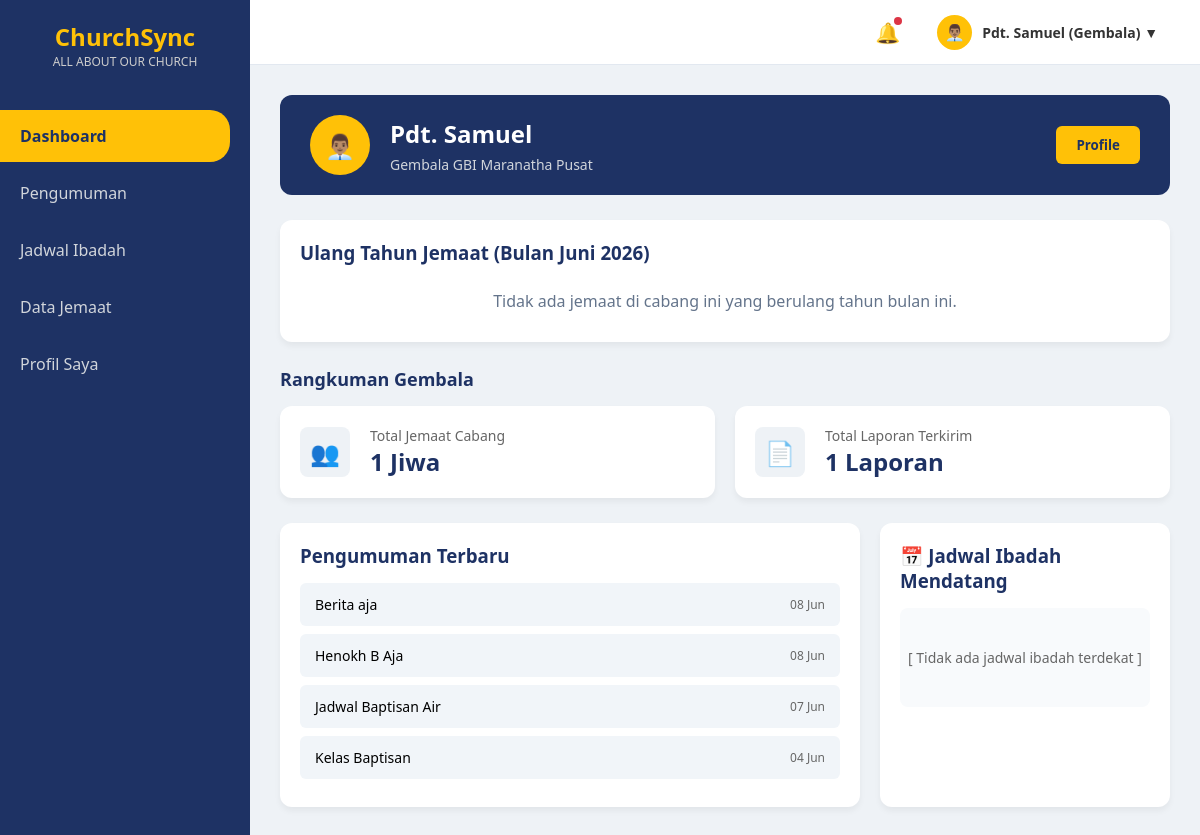
/gembala/dashboard_gembala.php (signed in), run on the app's committed database.
### tables this page shows
CREATE TABLE `jemaat` (
  `id_jemaat` int(20) NOT NULL AUTO_INCREMENT,
  `nama_lengkap` varchar(100) NOT NULL,
  `tanggal_lahir` date NOT NULL,
  `no_telp` varchar(100) NOT NULL,
  `alamat` varchar(255) NOT NULL,
  `email` varchar(100) NOT NULL,
  `password` varchar(100) NOT NULL,
  `role` enum('jemaat','gembala_cabang','admin') NOT NULL,
  `id_cabang` int(11) NOT NULL,
  PRIMARY KEY (`id_jemaat`),
  KEY `fk_jemaat_cabang` (`id_cabang`),
  CONSTRAINT `fk_jemaat_cabang` FOREIGN KEY (`id_cabang`) REFERENCES `cabang_gereja` (`id_cabang`)
);

CREATE TABLE `cabang_gereja` (
  `id_cabang` int(5) NOT NULL AUTO_INCREMENT,
  `nama_cabang` varchar(100) NOT NULL,
  `alamat_cabang` varchar(255) NOT NULL,
  PRIMARY KEY (`id_cabang`)
);

CREATE TABLE `pengumuman` (
  `id_pengumuman` int(20) NOT NULL AUTO_INCREMENT,
  `judul_pengumuman` varchar(255) NOT NULL,
  `isi_pengumuman` text NOT NULL,
  `tanggal_publikasi` date NOT NULL,
  `status_publikasi` enum('Draft','Published') NOT NULL,
  `kategori_pengumuman` varchar(50) NOT NULL,
  `gambar_pendukung` varchar(255) NOT NULL,
  PRIMARY KEY (`id_pengumuman`)
);

### gembala/dashboard_gembala.php (the view, shortened to what this page needs)
<?php
include '../koneksi.php';
$nama_session = $_SESSION['nama_lengkap'];
$q_gembala = mysqli_query($conn, "SELECT j.*, c.nama_cabang
                                  FROM jemaat j
                                  JOIN cabang_gereja c ON j.id_cabang = c.id_cabang
                                  WHERE j.nama_lengkap = '$nama_session' AND j.role = 'gembala_cabang'");
$gembala = mysqli_fetch_assoc($q_gembala);
$id_cabang_gembala = $gembala['id_cabang'];
$nama_cabang = $gembala['nama_cabang'];
$q_total_jemaat = mysqli_query($conn, "SELECT COUNT(*) as total FROM jemaat WHERE id_cabang = '$id_cabang_gembala' AND role = 'jemaat'");
$total_jemaat = mysqli_fetch_assoc($q_total_jemaat)['total'];
$q_total_laporan = mysqli_query($conn, "SELECT COUNT(p.id_pendataan) as total
                                        FROM pendataan p
                                        JOIN jadwal_ibadah j ON p.id_jadwal = j.id_jadwal
                                        WHERE j.id_cabang = '$id_cabang_gembala'");
$total_laporan = mysqli_fetch_assoc($q_total_laporan)['total'];
$bulan_angka = date('m');
$q_ultah = mysqli_query($conn, "SELECT nama_lengkap, DAY(tanggal_lahir) as tgl
                                FROM jemaat
                                WHERE id_cabang = '$id_cabang_gembala'
                                AND MONTH(tanggal_lahir) = '$bulan_angka'
                                ORDER BY DAY(tanggal_lahir) ASC LIMIT 3");
$q_pengumuman = mysqli_query($conn, "SELECT judul_pengumuman, tanggal_publikasi
                                     FROM pengumuman
                                     WHERE status_publikasi = 'Published'
                                     ORDER BY tanggal_publikasi DESC LIMIT 4");
$waktu_sekarang = date('Y-m-d H:i:s');
$query_jadwal_terdekat = mysqli_query($conn, "SELECT * FROM jadwal_ibadah
                                              WHERE id_cabang = '$id_cabang_gembala'
                                              AND waktu_pelaksanaan >= '$waktu_sekarang'
                                              ORDER BY waktu_pelaksanaan ASC LIMIT 4");
$bulan_indo = ['Januari', 'Februari', 'Maret', 'April', 'Mei', 'Juni', 'Juli', 'Agustus', 'September', 'Oktober', 'November', 'Desember'];
$bulan_nama = $bulan_indo[date('n') - 1];
?>
<!DOCTYPE html>
<html lang="id">
<head>
    <link rel="stylesheet" href="../style.css">
</head>
<body>
    <div class="sidebar">
        <div class="sidebar-logo">ChurchSync<span>ALL ABOUT OUR CHURCH</span></div>
        <nav>
            <a href="dashboard_gembala.php" class="nav-link active">Dashboard</a>
            <a href="pengumuman_gembala.php" class="nav-link">Pengumuman</a>
            <a href="../admin/jadwal_admin_up.php" class="nav-link">Jadwal Ibadah</a>
            <a href="data_jemaat_gembala.php" class="nav-link">Data Jemaat</a>
            <a href="profil_gembala.php" class="nav-link">Profil Saya</a>
        </nav>
    </div>
    <div class="content-wrapper">
        <div class="top-navbar">
            <div class="navbar-right">
                <div class="noti-icon">
                    🔔<span class="noti-badge"></span>
                </div>
                <div class="user-profile-dropdown" onclick="toggleDropdown()">
                    <div class="nav-avatar">👨🏽‍💼</div>
                    <div class="nav-user-name"><?= htmlspecialchars($gembala['nama_lengkap']); ?> (Gembala) ▼</div>
                </div>
            </div>
        </div>
        <div class="main-content">
            <div class="profile-banner">
                <div class="profile-info">
                    <div class="avatar">👨🏽‍💼</div>
                    <div class="profile-text">
                        <h2><?= htmlspecialchars($gembala['nama_lengkap']); ?></h2>
                        <p>Gembala <?= htmlspecialchars($nama_cabang); ?></p>
                    </div>
                </div>
                <button class="btn-profile" onclick="window.location.href='profil_gembala.php'">Profile</button>
            </div>
            <div class="card">
                <div class="card-header">
                    <h3>Ulang Tahun Jemaat (Bulan <?= $bulan_nama . ' ' . date('Y'); ?>)</h3>
                </div>
                <div class="birthday-list">
                    <?php if (mysqli_num_rows($q_ultah) > 0): ?>
                        <?php while ($ultah = mysqli_fetch_assoc($q_ultah)): ?>
                            <div class="birthday-item">
                                <div class="avatar">🧑🏽</div>
                                <p style="font-weight: bold; margin-bottom: 5px;"><?= htmlspecialchars($ultah['nama_lengkap']); ?></p>
                                <p style="font-size: 12px; color: #64748b; margin-top: 0;"><?= $ultah['tgl'] . ' ' . $bulan_nama; ?></p>
                                <button class="btn-ucapan">Kirim Ucapan</button>
                            </div>
                        <?php endwhile; ?>
                    <?php else: ?>
                        <p style="color: #64748b; padding: 10px;">Tidak ada jemaat di cabang ini yang berulang tahun bulan ini.</p>
                    <?php endif; ?>
                </div>
            </div>
            <div class="summary-section">
                <div class="summary-title">Rangkuman Gembala</div>
                <div class="summary-grid">
                    <div class="stat-card">
                        <div class="stat-icon">👥</div>
                        <div class="stat-data">
                            <p>Total Jemaat Cabang</p>
                            <h3><?= $total_jemaat; ?> Jiwa</h3>
                        </div>
                    </div>
                    <div class="stat-card">
                        <div class="stat-icon">📄</div>
                        <div class="stat-data">
                            <p>Total Laporan Terkirim</p>
                            <h3><?= $total_laporan; ?> Laporan</h3>
                        </div>
                    </div>
                </div>
            </div>
            <div class="grid-container">
                <div class="card">
                    <div class="card-header">
                        <h3>Pengumuman Terbaru</h3>
                    </div>
                    <ul class="pengumuman-list">
                        <?php if (mysqli_num_rows($q_pengumuman) > 0): ?>
                            <?php while ($pengumuman = mysqli_fetch_assoc($q_pengumuman)): ?>
                                <li>
                                    <span><?= htmlspecialchars($pengumuman['judul_pengumuman']); ?></span>
                                    <span class="tgl-pengumuman"><?= date('d M', strtotime($pengumuman['tanggal_publikasi'])); ?></span>
                                </li>
                            <?php endwhile; ?>
                        <?php else: ?>
                            <li style="justify-content: center; color: #64748b;">Belum ada pengumuman.</li>
                        <?php endif; ?>
                    </ul>
                </div>
                <div class="card">
                    <div class="card-header">
                        <h3>📅 Jadwal Ibadah Mendatang</h3>
                    </div>
                    <?php if (mysqli_num_rows($query_jadwal_terdekat) == 0) : ?>
                        <div style="text-align: center; color: #666; padding: 40px 0; background: #f8fafc; border-radius: 8px; font-size: 14px;">
                            [ Tidak ada jadwal ibadah terdekat ]
                        </div>
                    <?php endif; ?>
                </div>
            </div>
        </div>
    </div>
</body>
</html>

### style.css (style rules this page uses)
:root { --primary-blue: #1e3264; --primary-yellow: #ffc107; --bg-light: #eef2f6; --card-bg: #ffffff; --text-dark: #333; --text-gray: #666; --tag-important: #dc3545; --tag-activity: #17a2b8; --tag-worship: #28a745; }
* { margin: 0; padding: 0; box-sizing: border-box; font-family: 'Segoe UI', Tahoma, Geneva, Verdana, sans-serif; }
body { display: flex; background-color: var(--bg-light); height: 100vh; }
.sidebar { width: 250px; background-color: var(--primary-blue); color: white; display: flex; flex-direction: column; padding: 20px 0; }
.sidebar-logo { text-align: center; font-size: 24px; font-weight: bold; color: var(--primary-yellow); margin-bottom: 40px; }
.sidebar-logo span { display: block; font-size: 12px; color: #ccc; font-weight: normal; }
.nav-link { padding: 15px 20px; color: #d1d5db; text-decoration: none; display: block; transition: 0.3s; margin-bottom: 5px; }
.nav-link:hover, .nav-link.active { background-color: var(--primary-yellow); color: var(--primary-blue); font-weight: bold; border-radius: 0 20px 20px 0; margin-right: 20px; }
.main-content { flex: 1; padding: 30px; overflow-y: auto; }
.content-wrapper { flex: 1; display: flex; flex-direction: column; height: 100vh; overflow: hidden; }
.top-navbar { height: 65px; background-color: #ffffff; display: flex; justify-content: flex-end; align-items: center; padding: 0 30px; border-bottom: 1px solid #e2e8f0; flex-shrink: 0; }
.navbar-right { display: flex; align-items: center; gap: 25px; }
.noti-icon { font-size: 20px; cursor: pointer; position: relative; user-select: none; }
.noti-badge { position: absolute; top: -2px; right: -2px; width: 8px; height: 8px; background-color: #dc3545; border-radius: 50%; }
.user-profile-dropdown { position: relative; display: flex; align-items: center; gap: 12px; cursor: pointer; padding: 6px 12px; border-radius: 8px; transition: 0.3s; user-select: none; }
.nav-avatar { width: 35px; height: 35px; background-color: var(--primary-yellow); border-radius: 50%; display: flex; align-items: center; justify-content: center; font-size: 16px; }
.nav-user-name { font-size: 14px; font-weight: 600; color: var(--text-dark); }

### gembala/dashboard_gembala.php (style rules this page uses)
.profile-banner { background-color: var(--primary-blue); border-radius: 12px; padding: 20px 30px; display: flex; justify-content: space-between; align-items: center; color: white; margin-bottom: 25px; }
.profile-info { display: flex; align-items: center; gap: 20px; }
.avatar { width: 60px; height: 60px; background-color: var(--primary-yellow); border-radius: 50%; display: flex; align-items: center; justify-content: center; font-size: 24px; color: var(--primary-blue); }
.profile-text h2 { margin-bottom: 5px; }
.profile-text p { color: #d1d5db; font-size: 14px; }
.btn-profile { background-color: var(--primary-yellow); color: var(--primary-blue); padding: 10px 20px; border: none; border-radius: 6px; font-weight: bold; cursor: pointer; }
.card { background-color: var(--card-bg); border-radius: 12px; padding: 20px; box-shadow: 0 4px 6px rgba(0, 0, 0, 0.05); margin-bottom: 25px; }
.card-header { margin-bottom: 15px; color: var(--primary-blue); font-weight: bold; }
.birthday-list { display: flex; gap: 20px; justify-content: space-around; }
.summary-section { margin-bottom: 25px; }
.summary-title { font-size: 18px; font-weight: bold; color: var(--primary-blue); margin-bottom: 15px; }
.summary-grid { display: grid; grid-template-columns: 1fr 1fr; gap: 20px; }
.stat-card { background-color: white; border-radius: 12px; padding: 20px; display: flex; align-items: center; gap: 20px; box-shadow: 0 4px 6px rgba(0, 0, 0, 0.05); }
.stat-icon { width: 50px; height: 50px; background-color: #eef2f6; border-radius: 8px; display: flex; align-items: center; justify-content: center; font-size: 24px; }
.stat-data p { font-size: 14px; color: #666; }
.stat-data h3 { font-size: 24px; color: var(--primary-blue); }
.grid-container { display: grid; grid-template-columns: 2fr 1fr; gap: 20px; }
.pengumuman-list { list-style: none; padding: 0; margin: 0; }
.pengumuman-list li { background-color: #f1f5f9; padding: 12px 15px; border-radius: 6px; margin-bottom: 8px; font-size: 14px; display: flex; justify-content: space-between; align-items: center; }
.tgl-pengumuman { font-size: 12px; color: #666; }
.user-profile-dropdown { position: relative; display: flex; align-items: center; gap: 10px; cursor: pointer; }

### data on the page
jemaat: nama_lengkap "Pdt. Samuel", id_cabang.nama_cabang "GBI Maranatha Pusat"
pengumuman: judul_pengumuman "Berita aja", tanggal_publikasi "08 Jun"
pengumuman: judul_pengumuman "Henokh B Aja", tanggal_publikasi "08 Jun"
pengumuman: judul_pengumuman "Jadwal Baptisan Air", tanggal_publikasi "07 Jun"
pengumuman: judul_pengumuman "Kelas Baptisan", tanggal_publikasi "04 Jun"

### other printed values
$total_jemaat "1"
$total_laporan "1"
